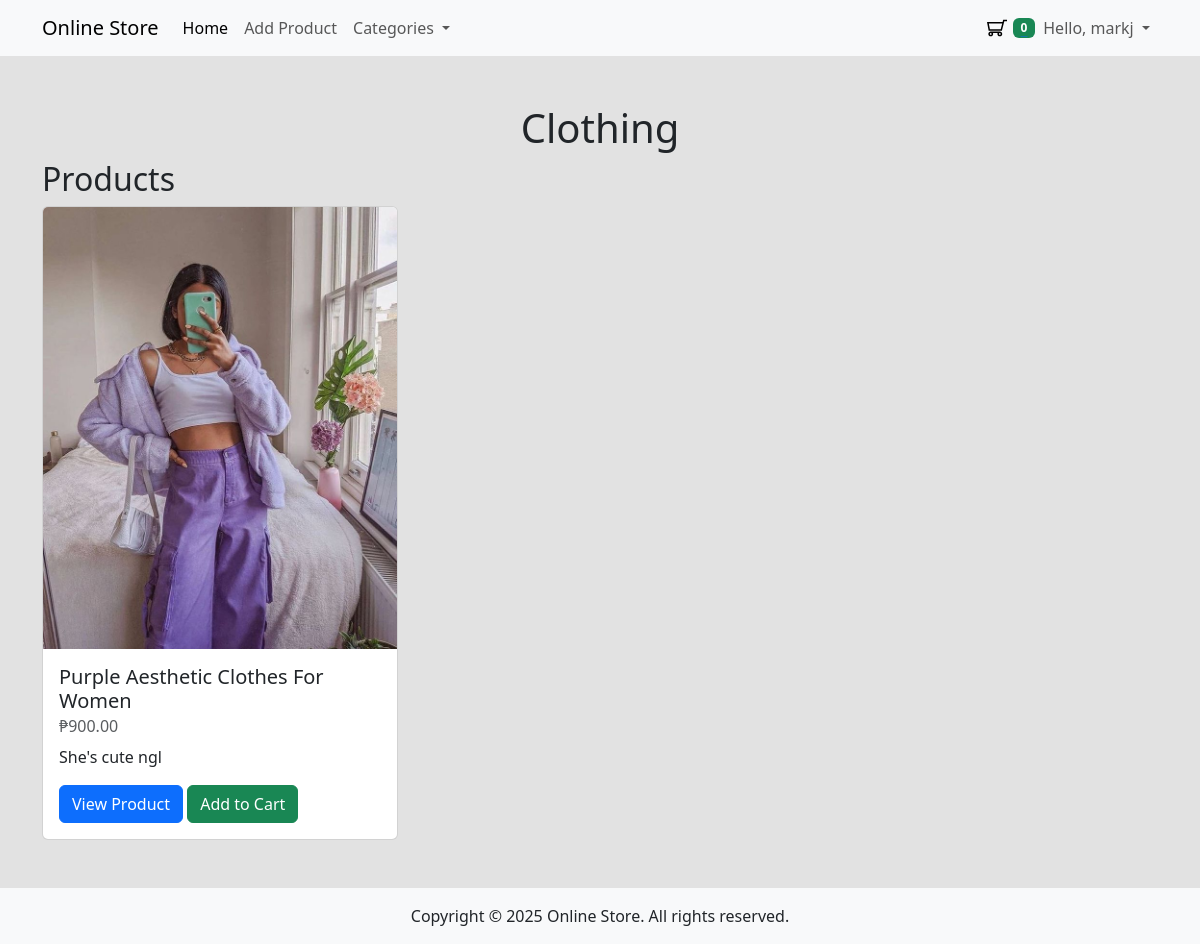
The app's page /category.php?name=Clothing (signed in) with its own data.
### tables this page shows
CREATE TABLE `products` (
  `id` int(11) NOT NULL,
  `name` varchar(255) NOT NULL,
  `description` text DEFAULT NULL,
  `price` decimal(10,2) NOT NULL,
  `slug` varchar(255) NOT NULL,
  `image_path` varchar(255) DEFAULT NULL,
  `category_id` int(11) DEFAULT NULL,
  `created_at` timestamp NOT NULL DEFAULT current_timestamp(),
  `updated_at` timestamp NOT NULL DEFAULT current_timestamp() ON UPDATE current_timestamp()
);

### app/includes/database.php (called while the page is built, shortened)
<?php
class Database {
    private $host = "localhost";
    private $db_name = "mini_framework_store";
    private $username = "root";
    private $password = "";
    protected $conn;
    public function __construct() {
        try {
            $this->conn = new \PDO("mysql:host=" . $this->host . ";dbname=" . $this->db_name, $this->username, $this->password);
            $this->conn->setAttribute(\PDO::ATTR_ERRMODE, \PDO::ERRMODE_EXCEPTION);
        } catch (\PDOException $e) {
            die("Connection failed: " . $e->getMessage());
        }
    }
    public function getConnection() {
        return $this->conn;
    }
}

### app/models/Product.php (called while the page is built, shortened)
<?php
class Product extends Database
{
    private $db;
    public function __construct()
    {
        $this->db = $this->getConnection();
    }
    public function getByCategory($category_name)
    {
        $sql = "SELECT products.id, products.name, products.price, products.description, products.image_path FROM products JOIN product_categories ON products.category_id = product_categories.id WHERE product_categories.name = :category_name";
        $stmt = $this->db->prepare($sql);
        $stmt->execute([
            'category_name' => $category_name
        ]);
        return $stmt->fetchAll(\PDO::FETCH_ASSOC);
    }
}

### category.php (the view, shortened to what this page needs)
<?php
$products = new Product();
$category = $_GET['name'];
$amounLocale = 'en_PH';
$pesoFormatter = new NumberFormatter($amounLocale, NumberFormatter::CURRENCY);
?>
<div class="container my-5">
    <div class="row align-items-center">
        <div class="col-md-12">
            <h1 class="text-center"><?php echo $category ?></h1>
        </div>
    </div>
    <div class="row">
        <h2>Products</h2>
        <?php foreach($products->getByCategory($category) as $product): ?>
        <div class="col-md-4">
            <div class="card">
                <img src="<?php echo $product['image_path'] ?>" class="card-img-top" alt="...">
                <div class="card-body">
                    <h5 class="card-title"><?php echo $product['name'] ?></h5>
                    <h6 class="card-subtitle mb-2 text-body-secondary"><?php echo $formattedAmount = $pesoFormatter->formatCurrency($product['price'], 'PHP') ?></h6>
                    <p class="card-text"><?php echo $product['description'] ?></p>
                    <a href="product.php?id=<?php echo $product['id'] ?>" class="btn btn-primary">View Product</a>
                    <a href="cart.php?product_id=<?php echo $product['id'] ?>" class="btn btn-success">Add to Cart</a>
                </div>
            </div>
        </div>
        <?php endforeach; ?>
    </div>
</div>

### assets/css/styles.css (style rules this page uses)
.store-body { background-color: #e2e2e2 }

### records on screen
products: image_path (picture), name "Purple Aesthetic Clothes For Women", price "₱900.00", description "She's cute ngl"

### other values on screen
countCart() "0"
$_SESSION['user']['name'] "markj"
$category "Clothing"
